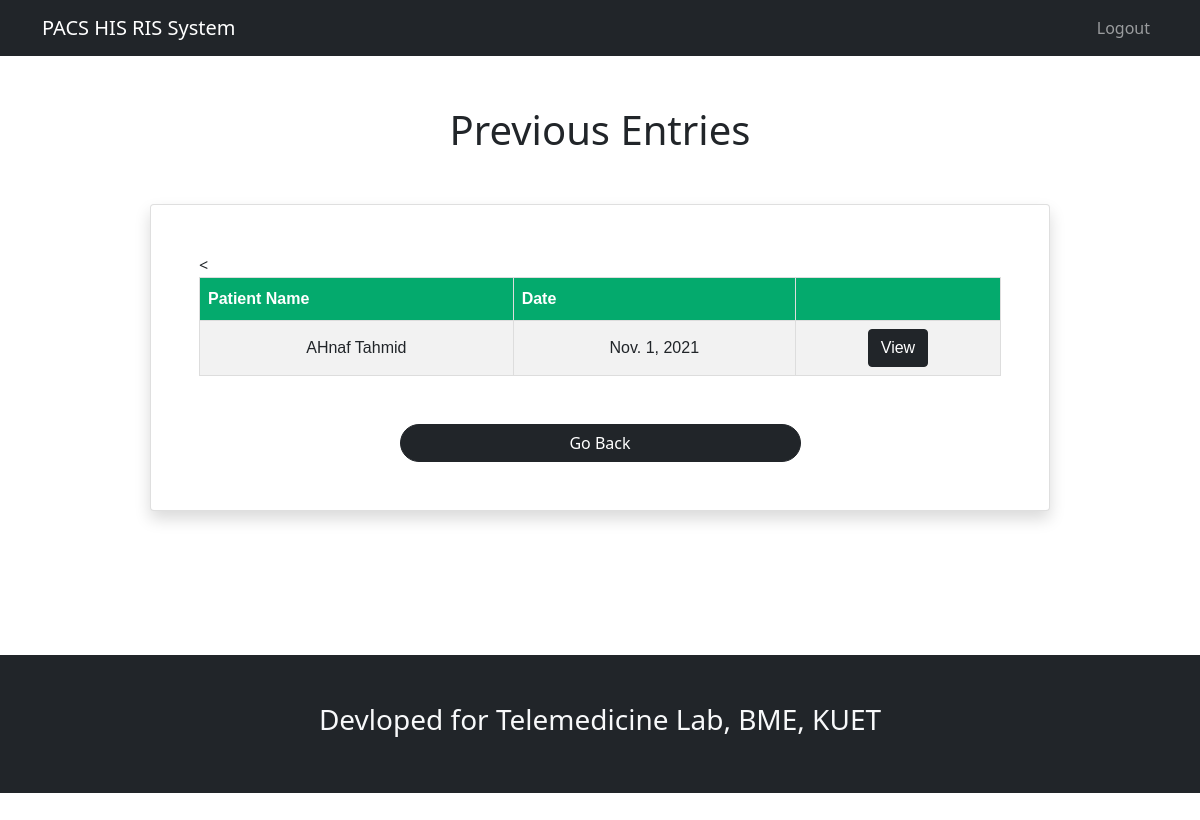
Page /lab_operator/previous_entries (signed in) on the committed database.
### lab_operator/models.py (models this page shows)
class Radiological_Data(models.Model):
    patient = models.ForeignKey(User,on_delete=models.CASCADE,verbose_name="Patient Assigned",related_name="data_of_patient")
    operator = models.ForeignKey(User,on_delete=models.CASCADE,related_name="uploaded_by_operator")
    experiment_name = models.CharField(max_length=200,verbose_name="Experiment Name",blank=False,null=False)
    patient_history = models.CharField(max_length=10000,verbose_name="Patient History",blank=False,null=False)
    procedure = models.CharField(max_length=10000,verbose_name="Experiment Procedure",blank=False,null=False)
    findings = models.CharField(max_length=10000,verbose_name="Findings",blank=False,null=False)
    impression = models.CharField(max_length=10000,verbose_name="Impression",blank=True,null=True)
    file = models.FileField(upload_to=user_directory_path)
    upload_date =  models.DateField(default=str(date.today()),editable=False)
    def __str__(self):
        filename = str(self.patient)  + " by " + str(self.operator) + " at "+ str(self.upload_date)
        return filename
    def get_absolute_url(self):
        args=[ self.id ]
        return reverse('lab_operator:previous_entry_details', args=args )

### accounts/models.py (models this page shows)
class User(AbstractUser):
    first_name = models.CharField(max_length=50,blank=False,null=False,help_text ="Please Enter Your First Name")
    last_name = models.CharField(max_length=50,blank=False,null=False,help_text ="Please Enter Your Last/Given Name")
    phone = models.CharField(max_length=11,blank=False,null=False,primary_key=True,help_text ="Please Enter Your Phone number. eg: 01700000000")
    address = models.CharField(max_length=200,blank=False,null=False,help_text ="Please Enter Your Residential Address")
    gender = models.CharField(choices=[("M","Male"),("F","Female"),("Other","Other")],blank=False,null=False,max_length=10)
    blood_group = models.CharField(choices=[("A+","A+"),("A-","A-"),("B+","B+"),("B-","B-"),("AB+","AB+"),("AB-","AB-"),("O+","O+"),("O-","O-")],max_length=5)
    is_doctor = models.BooleanField(default=False,verbose_name="Is a Doctor")
    is_labop = models.BooleanField(default=False,verbose_name="Is a Lab Operator")
    def __str__(self):
        return  self.first_name + "_using_"  + self.phone

### lab_operator/views.py (the view)
# urls.py: path("previous_entries",previous_entries,name="previous_entries"),
@login_required(login_url="/../accounts/login")
def previous_entries(request):
    if request.user.is_labop:
        print("I'm here")
        print(request.user)
        entries = Radiological_Data.objects.filter(operator= request.user)
        print(entries)
        return render(request,"lab_operator/previous_uploads.html",{"entries":entries})
    else:
        print("I'm there")
        return redirect("patient:patient_dashboard")

### lab_operator/templates/lab_operator/previous_uploads.html (shortened to what this page needs)
{% extends "base.html" %} {% block content %}
<h1 style="text-align: center; margin: 50px;"> Previous Entries </h1>
<div class="container card p-5 shadow bg-body rounded w-75">
    <table width=80% id="prescriptions">
        <<tr>
            <th>
                Patient Name
            </th>
            <th>
                Date
            </th>
            <th>
            </th>
            </tr>
            {% for entry in entries %}
            <tr>
                <td>
                    {{entry.patient.first_name}} {{entry.patient.last_name }}
                </td>
                <td>
                    {{entry.upload_date}}
                </td>
                <td>
                    <button class="btn btn-dark"> <a href="{{ entry.get_absolute_url }}" class="text-decoration-none text-white"> View </a></a></button>
                </td>
            </tr>
            {% endfor %}
    </table>
    <div class="wrap d-flex justify-content-center">
        <button onclick="goBack()" class="btn btn-dark mt-5 rounded-pill col-md-6">Go Back</button>
    </div>
</div>
{% endblock %}

### lab_operator/templates/lab_operator/previous_uploads.html (style rules this page uses)
#prescriptions { font-family: Arial, Helvetica, sans-serif; border-collapse: collapse; width: 100%; }
#prescriptions td, #prescriptions th { border: 1px solid #ddd; padding: 8px; text-align: center; }
#prescriptions tr:nth-child(even) { background-color: #f2f2f2; }
#prescriptions th { padding-top: 12px; padding-bottom: 12px; text-align: left; background-color: #04AA6D; color: white; }

### rows in the picture
Radiological_Data: patient.first_name "AHnaf", patient.last_name "Tahmid", upload_date "Nov. 1, 2021"
